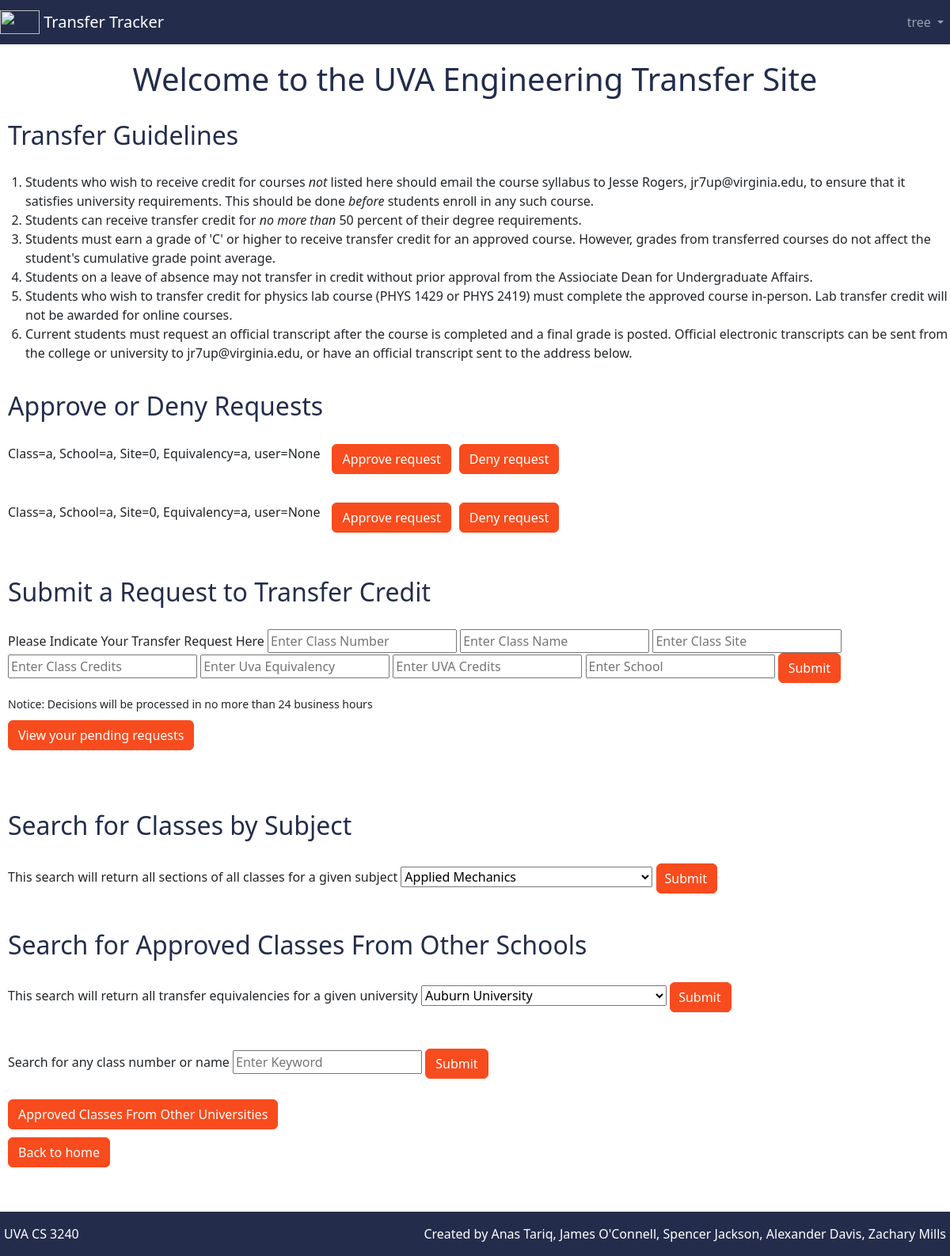
The page /home/seas/admin/ (signed in) on the database as committed earlier.
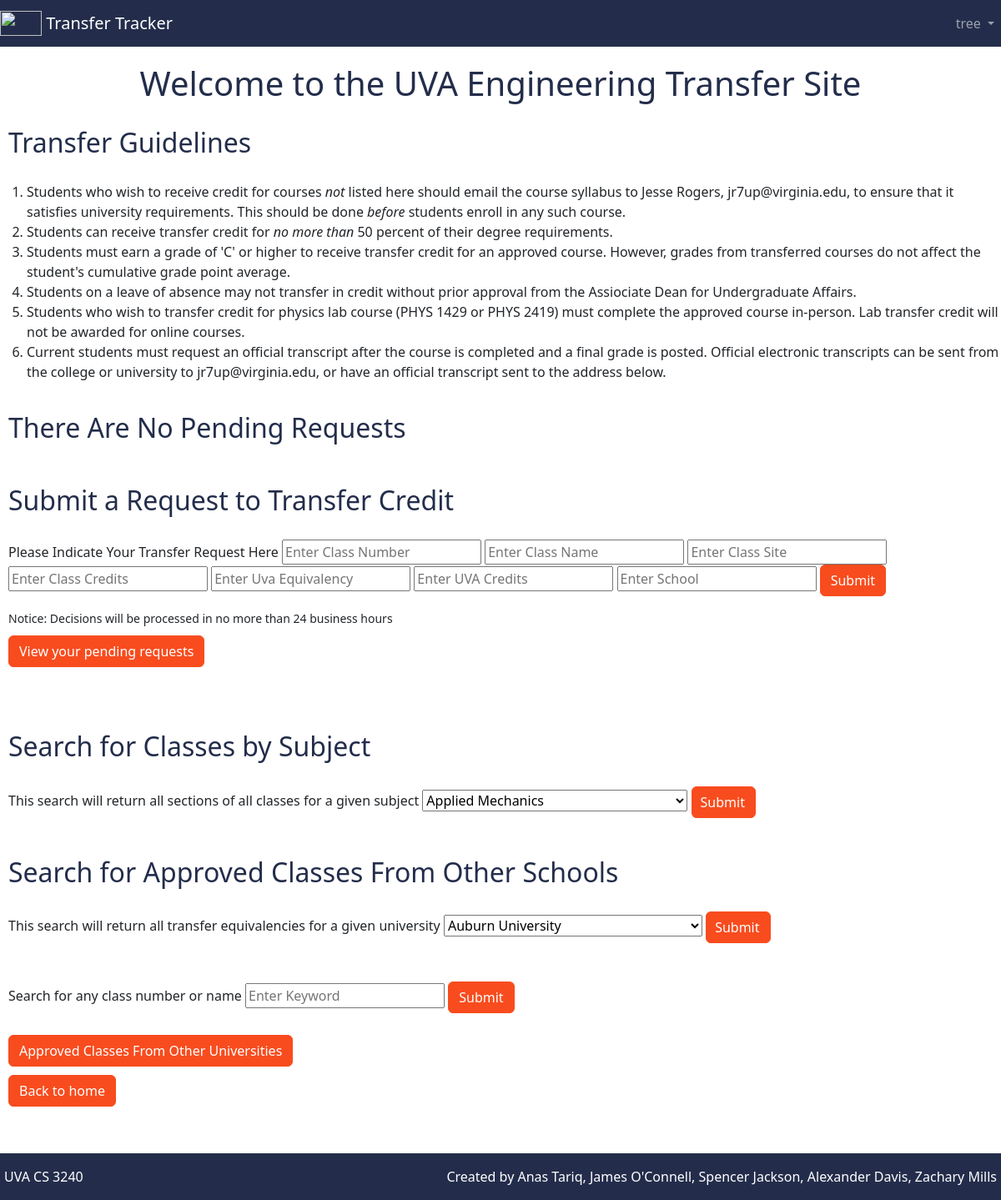
The same page on the database as committed later.
### login/models.py (models this page shows)
class Message(models.Model):
    class_number = models.CharField(max_length=200, default=0)
    message_text = models.CharField(max_length=200, default="Class")
    class_credits = models.CharField(max_length=200, default=0)
    school_name = models.CharField(max_length=200, default="uva")
    equivalency_name = models.CharField(max_length=200, default="None")
    UVA_credits = models.CharField(max_length=200, default=0)
    user=models.CharField(max_length=200,default="None")
    site_url = models.CharField(max_length=200, default=0)
    def __str__(self):
        return "Class="+self.message_text+", School="+self.school_name+", Site="+self.site_url+", Equivalency="+self.equivalency_name+", user="+self.user

### login/views.py (the view, shortened to what this page needs)
# urls.py: path('home/seas/admin/', views.SeasReqView.as_view()),
class SeasReqView(generic.ListView):
    model = Message
    template_name = 'seasadmin.html'
    fields = ['message_text']
    def get_queryset(self):
        return Message.objects.all()

### templates/seasadmin.html (shortened to what the changed rows need)
{% load socialaccount %}
{% load bootstrap5 %}
{% bootstrap_css %}
<html lang="en">
<head>
</head>
<div class="d-flex flex-column mx-auto">
    {% if user.is_authenticated %}
    <div class="d-flex justify-content-center" style="padding-top:20px">
        <h1>Welcome to the UVA Engineering Transfer Site</h1>
    </div>
    <div class="d-flex" style="padding-top:20px;padding-left:10px">
        <h2>Transfer Guidelines</h2>
    </div>
    {% if object_list %}
    <div class="d-flex" style="padding-top:20px;padding-left:10px">
        <h2>Approve or Deny Requests</h2>
    </div>
    {% else %}
    <div class="d-flex" style="padding-top:20px;padding-left:10px">
        <h2>There Are No Pending Requests</h2>
    </div>
    {% endif %}
    {% for message in object_list %}
    <div class="d-flex" style="padding-top:20px;padding-left:10px">
        <p style="padding-right:15px">{{ message }}</p>
        <form action="approveTransfer?id={{message.id}}" method="post">
            <button class="btn btn-ora">Approve request</button>
        </form>
        <form action="denyTransfer?id={{message.id}}" method="post" style="padding-left:10px">
            <button class="btn btn-ora">Deny request</button>
        </form>
    </div>
    {% endfor %}
    <div class="d-flex" style="padding-top:40px;padding-left:10px">
        <h2>Submit a Request to Transfer Credit</h2>
    </div>
    <div class="d-flex" style="padding-top:60px;padding-left:10px">
        <h2>Search for Classes by Subject</h2>
    </div>
    <div class="d-flex" style="padding-top:30px;padding-left:10px;width:100%">
        <h2>Search for Approved Classes From Other Schools</h2>
    </div>
    {% else %}
      <a href="{% provider_login_url 'google' %}">Login With Google</a>
    {% endif %}
</div>
</body>
</html>

Rows that differ between the two databases and show on the page:
removed Message: message_text+school_name+site_url "Class=a, School=a, Site=0, Equivalency=a, user=None"
removed Message: message_text+school_name+site_url "Class=a, School=a, Site=0, Equivalency=a, user=None"
Other text that changed with them:
text no longer shown: "Approve or Deny Requests"
text now shown: "There Are No Pending Requests"
